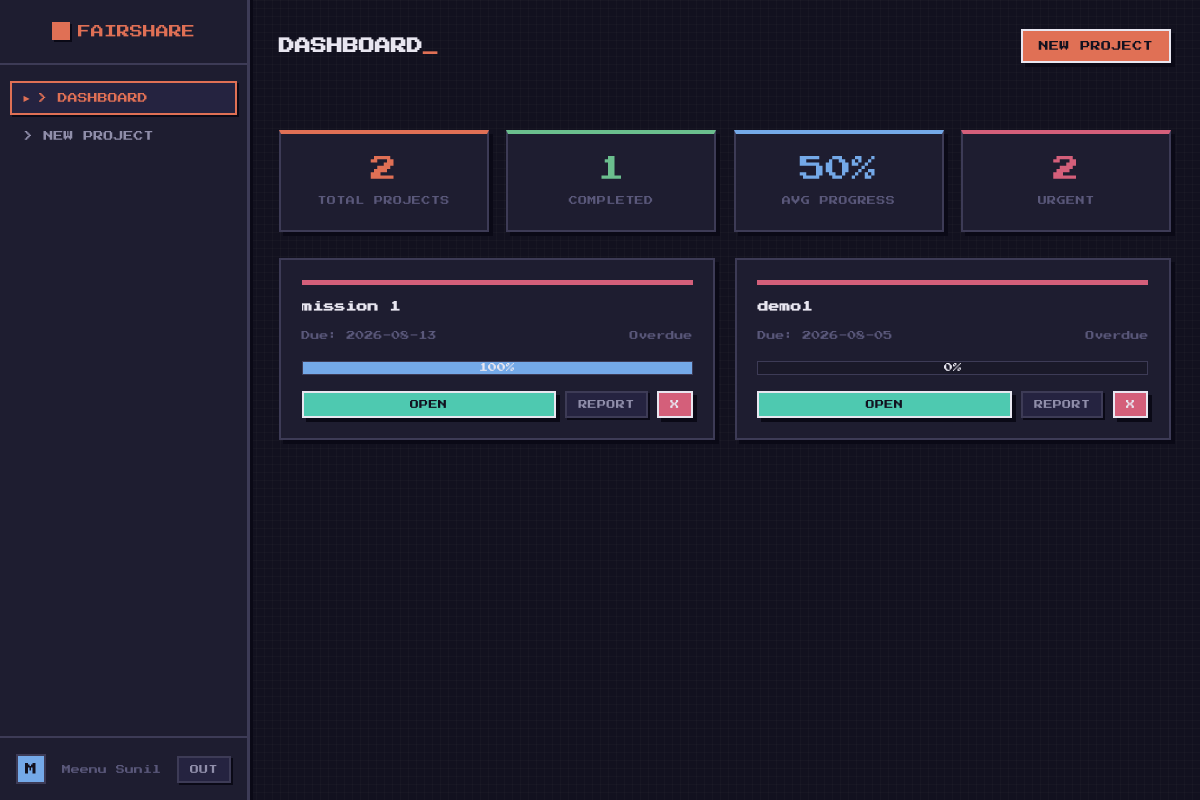
Before: / (signed in) with the older database file.
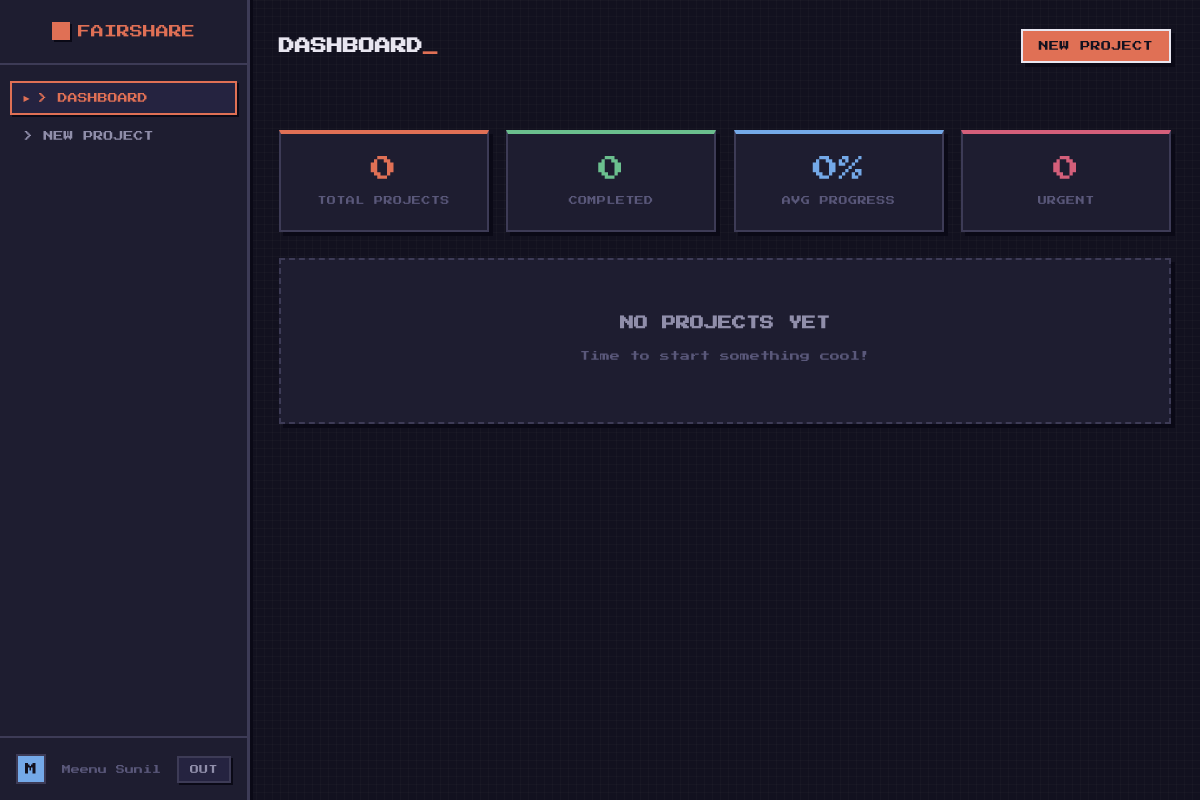
After: the same page with the newer database file.
### tables this page shows
CREATE TABLE projects (id INTEGER PRIMARY KEY AUTOINCREMENT, name TEXT NOT NULL, deadline TEXT, user_id INTEGER);

### app.py (the view)
@app.route("/")
@login_required
def home():
    conn = get_db_connection()
    projects = conn.execute(
        "SELECT * FROM projects WHERE user_id = ? OR user_id IS NULL ORDER BY id DESC",
        (session["user_id"],)
    ).fetchall()
    projects_with_info = []
    for project in projects:
        p_dict = dict(project)
        try:
            deadline_date = datetime.strptime(project["deadline"], "%Y-%m-%d").date()
            today = datetime.now().date()
            delta = (deadline_date - today).days
            if delta < 0:
                p_dict["days_left"] = "Overdue"
                p_dict["urgency"]   = "high"
            elif delta == 0:
                p_dict["days_left"] = "Due Today"
                p_dict["urgency"]   = "high"
            else:
                p_dict["days_left"] = f"{delta} days left"
                p_dict["urgency"]   = "normal"
        except (ValueError, TypeError):
            p_dict["days_left"] = "No Date Set"
            p_dict["urgency"]   = "none"
        _, _, progress = get_project_progress(conn, project["id"])
        p_dict["progress"] = progress
        projects_with_info.append(p_dict)
    conn.close()
    return render_template("index.html", projects=projects_with_info, user_name=session.get("user_name"))

### app.py (called while the page is built)
def get_db_connection():
    conn = sqlite3.connect(DB_PATH, timeout=30)
    conn.row_factory = sqlite3.Row
    conn.execute("PRAGMA journal_mode=WAL")
    conn.execute("PRAGMA foreign_keys = ON")  # Always on, not just in delete routes
    return conn

def login_required(f):
    @wraps(f)
    def decorated(*args, **kwargs):
        if "user_id" not in session:
            return redirect(url_for("login"))
        return f(*args, **kwargs)
    return decorated

def get_project_progress(conn, project_id):
    modules = conn.execute(
        "SELECT completed FROM modules WHERE project_id = ?", (project_id,)
    ).fetchall()
    total = len(modules)
    completed = sum(1 for m in modules if m["completed"])
    progress = int((completed / total) * 100) if total > 0 else 0
    return total, completed, progress

### templates/index.html (shortened to what this page needs)
<!DOCTYPE html>
<html lang="en">
<head>
</head>
<body>
    <div class="layout">
        <aside class="sidebar">
            <div class="logo-container">
                <div class="logo"><div class="logo-icon"></div>FAIRSHARE</div>
            </div>
            <nav class="nav">
                <a href="{{ url_for('home') }}" class="nav-link active">&gt; DASHBOARD</a>
                <a href="{{ url_for('create') }}" class="nav-link">&gt; NEW PROJECT</a>
            </nav>
            <div class="user-card">
                <div class="avatar">{{ user_name[0]|upper if user_name else 'U' }}</div>
                <div class="user-name">{{ user_name }}</div>
                <form action="{{ url_for('logout') }}" method="GET">
                    <button type="submit" class="px-btn btn-dark btn-small">OUT</button>
                </form>
            </div>
        </aside>
        <main class="main-content">
            <header class="topbar">
                <h1>DASHBOARD<span style="color:var(--coral);animation:blink 1.2s step-end infinite;font-size:16px;">_</span></h1>
                <a href="{{ url_for('create') }}" class="px-btn btn-coral">NEW PROJECT</a>
            </header>
            {% set total = projects|length if projects else 0 %}
            {% set done = projects|selectattr('progress','equalto',100)|list|length if projects else 0 %}
            {% set urgent = projects|selectattr('urgency','equalto','high')|list|length if projects else 0 %}
            {% set total_prog = projects|sum(attribute='progress') if projects else 0 %}
            {% set avg_prog = (total_prog / total)|round|int if total > 0 else 0 %}
            <section class="stats-grid">
                <div class="px-panel stat-card"><div class="stat-val sv-coral">{{ total }}</div><div class="stat-label">Total Projects</div></div>
                <div class="px-panel stat-card"><div class="stat-val sv-mint">{{ done }}</div><div class="stat-label">Completed</div></div>
                <div class="px-panel stat-card"><div class="stat-val sv-sky">{{ avg_prog }}%</div><div class="stat-label">Avg Progress</div></div>
                <div class="px-panel stat-card"><div class="stat-val sv-rose">{{ urgent }}</div><div class="stat-label">Urgent</div></div>
            </section>
            <section class="projects-grid">
                {% if projects %}
                    {% for project in projects %}
                    <div class="px-panel project-card" style="animation-delay: {{ loop.index * 0.05 }}s;">
                        <div class="accent-bar urgency-{{ project.urgency|default('med') }}"></div>
                        <div class="project-header"><h3>{{ project.name }}</h3></div>
                        <div class="project-meta">
                            <span>Due: {{ project.deadline }}</span>
                            <span>{{ project.days_left }}</span>
                        </div>
                        <div class="progress-wrapper">
                            <div class="progress-bar" data-progress="{{ project.progress|default(0) }}"></div>
                            <div class="progress-text">{{ project.progress|default(0) }}%</div>
                        </div>
                        <div class="project-actions">
                            <a href="{{ url_for('project_modules', project_id=project.id) }}" class="px-btn btn-teal btn-small" style="flex:1;text-align:center;">OPEN</a>
                            <a href="{{ url_for('project_report', project_id=project.id) }}" class="px-btn btn-dark btn-small">REPORT</a>
                            <form action="{{ url_for('delete_project', project_id=project.id) }}" method="POST" onsubmit="return confirm('Delete this project?');">
                                <button type="submit" class="px-btn btn-rose btn-small">X</button>
                            </form>
                        </div>
                    </div>
                    {% endfor %}
                {% else %}
                    <div class="px-panel empty-state">
                        <h3>NO PROJECTS YET</h3>
                        <p>Time to start something cool!</p>
                    </div>
                {% endif %}
            </section>
        </main>
    </div>
</body>
</html>

### templates/index.html (style rules this page uses)
:root { --bg:#12111f; --bg2:#1a1929; --panel:#1e1d30; --panel2:#252340; --coral:#e07055; --teal:#4ec9b0; --amber:#e8c547; --sky:#74a9e8; --rose:#d45f7a; --mint:#6bbf8e; --coral-d:#8a3a28; --teal-d:#266b5c; --amber-d:#7a6418; --sky-d:#2a4d7a; --rose-d:#6e2239; --mint-d:#2d6645; --white:#e8e6f0; --dim:#3d3b56; --dim2:#5a587a; --text:#c8c6dc; --text2:#908eaa; --shadow:4px 4px 0 #0a0916; --shadow-s:2px 2px 0 #0a0916; }
*, *::before, *::after { box-sizing: border-box; margin: 0; padding: 0; }
body { font-family: 'Press Start 2P', monospace; font-size: 12px; background: var(--bg); color: var(--text); overflow-x: hidden; background-image: linear-gradient(rgba(255,255,255,0.02) 1px, transparent 1px), linear-gradient(90deg, rgba(255,255,255,0.02) 1px, transparent 1px); background-size: 8px 8px; }
.layout { display: flex; min-height: 100vh; }
.sidebar { width: 250px; background: var(--panel); position: fixed; height: 100vh; display: flex; flex-direction: column; border-right: 3px solid var(--dim); box-shadow: 3px 0 0 #0a0916; z-index: 20; }
.logo-container { padding: 1.4rem 1.2rem; text-align: center; border-bottom: 2px solid var(--dim); }
.logo { font-size: 13px; color: var(--coral); display: inline-flex; align-items: center; gap: 8px; }
.logo-icon { width: 18px; height: 18px; background: var(--coral); display: inline-block; box-shadow: var(--shadow-s); animation: pixelFloat 2.8s ease-in-out infinite; }
.nav { display: flex; flex-direction: column; gap: 4px; padding: 1rem 0.6rem; flex-grow: 1; }
.nav-link { font-size: 10px; color: var(--text2); text-decoration: none; padding: 10px 12px; border: 2px solid transparent; display: flex; align-items: center; gap: 8px; }
.nav-link.active { background: var(--panel2); color: var(--coral); border-color: var(--coral); box-shadow: var(--shadow-s); }
.nav-link.active::before { content: '▶'; font-size: 8px; color: var(--coral); }
.user-card { padding: 1rem; border-top: 2px solid var(--dim); display: flex; align-items: center; justify-content: space-between; gap: 8px; }
.avatar { width: 30px; height: 30px; background: var(--sky); display: flex; align-items: center; justify-content: center; font-size: 12px; border: 2px solid var(--dim); flex-shrink: 0; color: var(--bg); }
.user-name { font-size: 9px; color: var(--dim2); overflow: hidden; text-overflow: ellipsis; white-space: nowrap; }
.main-content { margin-left: 250px; flex-grow: 1; padding: 1.8rem; display: flex; flex-direction: column; gap: 1.6rem; }
.topbar { display: flex; justify-content: space-between; align-items: center; animation: fadeSlideUp 0.3s ease-out; }
.topbar h1 { font-size: 16px; color: var(--white); }
.px-btn { font-family: 'Press Start 2P', monospace; font-size: 10px; padding: 10px 16px; border: 2px solid var(--white); cursor: pointer; text-transform: uppercase; text-decoration: none; display: inline-block; letter-spacing: 0.04em; box-shadow: var(--shadow); }
.btn-coral { background: var(--coral); color: var(--bg); }
.btn-dark { background: var(--panel2); color: var(--text2); border-color: var(--dim); box-shadow: var(--shadow-s); }
.btn-small { padding: 7px 11px; font-size: 9px; }
.px-panel { background: var(--panel); border: 2px solid var(--dim); box-shadow: var(--shadow); }
.stats-grid { display: grid; grid-template-columns: repeat(auto-fit, minmax(170px, 1fr)); gap: 1.1rem; }
.stat-card { padding: 1.3rem; text-align: center; animation: fadeSlideUp 0.35s ease-out both; }
.stat-card:nth-child(1) { animation-delay: 0.05s; border-top: 4px solid var(--coral); }
.stat-card:nth-child(2) { animation-delay: 0.10s; border-top: 4px solid var(--mint); }
.stat-card:nth-child(3) { animation-delay: 0.15s; border-top: 4px solid var(--sky); }
.stat-card:nth-child(4) { animation-delay: 0.20s; border-top: 4px solid var(--rose); }
.stat-val { font-size: 26px; margin-bottom: 0.6rem; line-height: 1.1; }
.sv-coral { color: var(--coral); }
.sv-mint { color: var(--mint); }
.sv-sky { color: var(--sky); }
.sv-rose { color: var(--rose); }
.stat-label { color: var(--dim2); font-size: 9px; text-transform: uppercase; letter-spacing: 0.05em; line-height: 1.8; }
.projects-grid { display: grid; grid-template-columns: repeat(auto-fill, minmax(290px, 1fr)); gap: 1.2rem; }
.empty-state { grid-column: 1/-1; padding: 3.5rem; text-align: center; border-style: dashed; animation: fadeSlideUp 0.3s ease-out; }
.empty-state h3 { font-size: 14px; margin-bottom: 1rem; color: var(--text2); }
.empty-state p { font-size: 10px; color: var(--dim2); line-height: 2; }

Changed rows visible on the page:
removed projects: name "mission 1", deadline "2026-08-13", days_left "Overdue", progress "100"
removed projects: name "demo1", deadline "2026-08-05", days_left "Overdue", progress "0"
Other visible differences:
{{ total }}: "2" → "0"
{{ done }}: "1" → "0"
{{ avg_prog }}: "50" → "0"
{{ urgent }}: "2" → "0"
text now shown: "NO PROJECTS YET Time to start something cool!"
